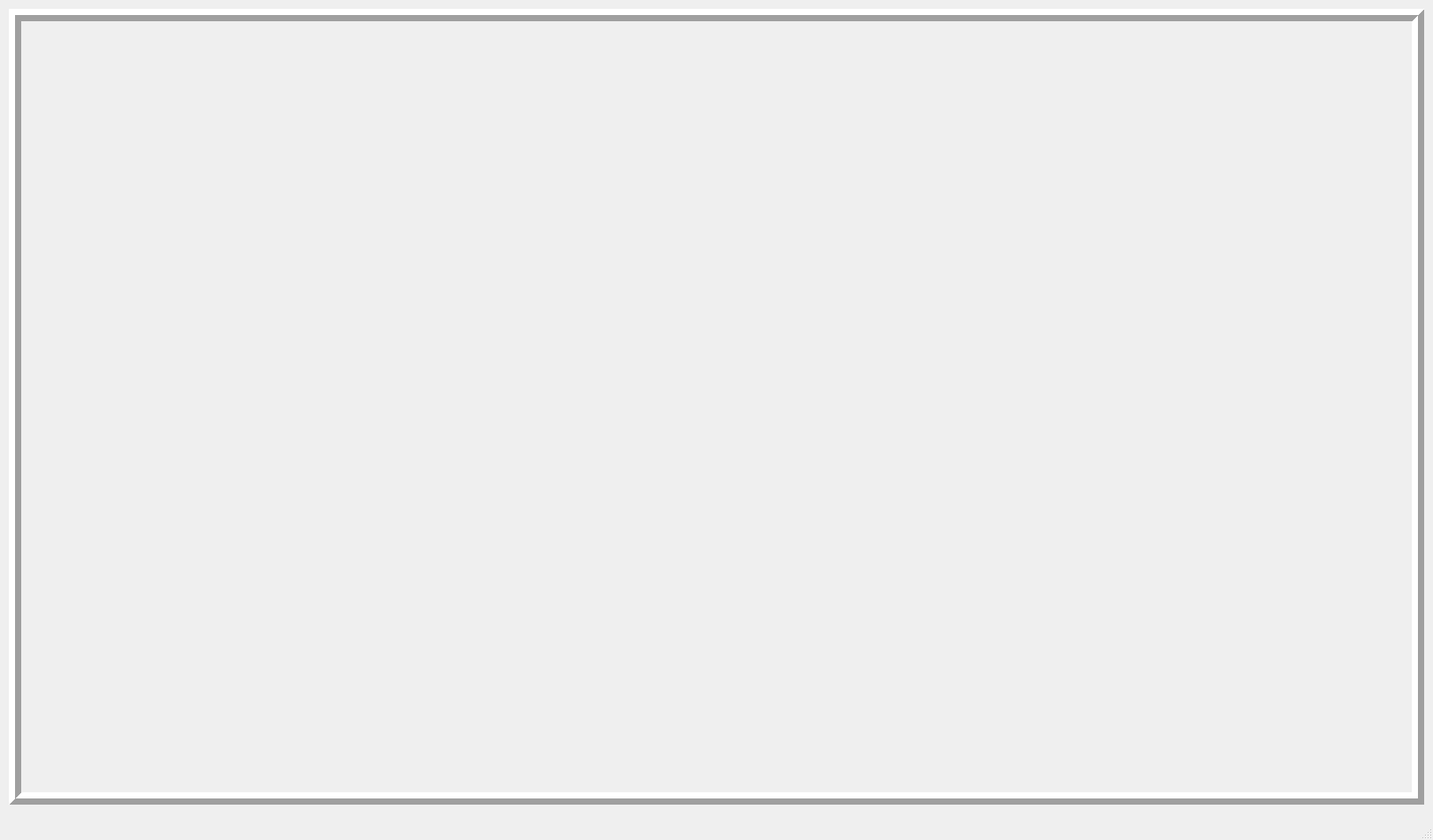
<?xml version="1.0" encoding="UTF-8"?>
<ui version="4.0">
 <class>MainWindow</class>
 <widget class="QMainWindow" name="MainWindow">
  <property name="geometry">
   <rect>
    <x>0</x>
    <y>0</y>
    <width>1620</width>
    <height>950</height>
   </rect>
  </property>
  <property name="windowTitle">
   <string>MainWindow</string>
  </property>
  <widget class="QWidget" name="centralwidget">
   <widget class="QLabel" name="Screen_label">
    <property name="geometry">
     <rect>
      <x>10</x>
      <y>10</y>
      <width>1600</width>
      <height>900</height>
     </rect>
    </property>
    <property name="frameShape">
     <enum>QFrame::Box</enum>
    </property>
    <property name="frameShadow">
     <enum>QFrame::Raised</enum>
    </property>
    <property name="lineWidth">
     <number>7</number>
    </property>
    <property name="text">
     <string/>
    </property>
   </widget>
  </widget>
  <widget class="QMenuBar" name="menubar">
   <property name="geometry">
    <rect>
     <x>0</x>
     <y>0</y>
     <width>1620</width>
     <height>21</height>
    </rect>
   </property>
  </widget>
  <widget class="QStatusBar" name="statusbar"/>
 </widget>
 <resources/>
 <connections/>
</ui>
